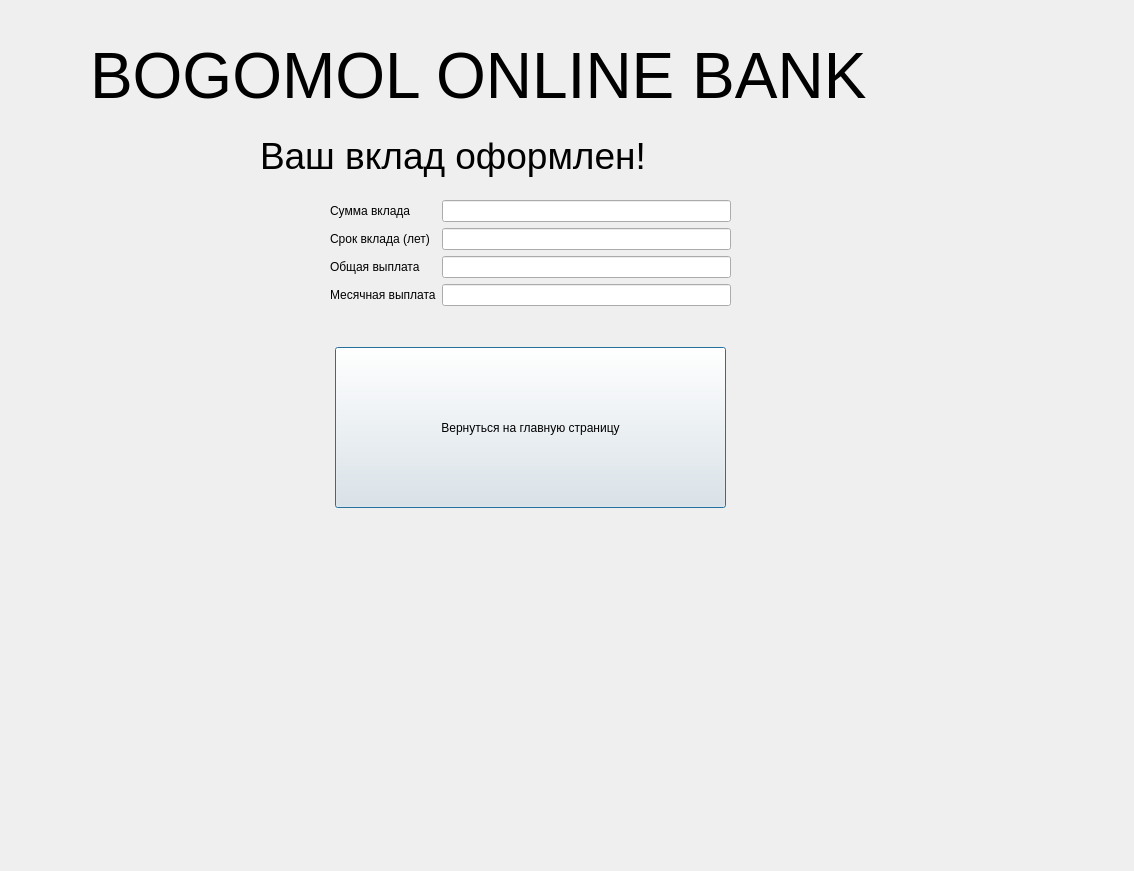
<?xml version="1.0" encoding="UTF-8"?>
<ui version="4.0">
 <class>Dialog</class>
 <widget class="QDialog" name="Dialog">
  <property name="geometry">
   <rect>
    <x>0</x>
    <y>0</y>
    <width>1134</width>
    <height>871</height>
   </rect>
  </property>
  <property name="windowTitle">
   <string>Dialog</string>
  </property>
  <widget class="QLabel" name="label">
   <property name="geometry">
    <rect>
     <x>90</x>
     <y>20</y>
     <width>931</width>
     <height>111</height>
    </rect>
   </property>
   <property name="font">
    <font>
     <pointsize>48</pointsize>
    </font>
   </property>
   <property name="text">
    <string>BOGOMOL ONLINE BANK</string>
   </property>
  </widget>
  <widget class="QLabel" name="label_2">
   <property name="geometry">
    <rect>
     <x>260</x>
     <y>110</y>
     <width>591</width>
     <height>91</height>
    </rect>
   </property>
   <property name="font">
    <font>
     <pointsize>28</pointsize>
    </font>
   </property>
   <property name="text">
    <string>Ваш вклад оформлен!</string>
   </property>
  </widget>
  <widget class="QWidget" name="formLayoutWidget">
   <property name="geometry">
    <rect>
     <x>330</x>
     <y>200</y>
     <width>401</width>
     <height>221</height>
    </rect>
   </property>
   <layout class="QFormLayout" name="formLayout">
    <item row="1" column="0">
     <widget class="QLabel" name="label_3">
      <property name="text">
       <string>Сумма вклада</string>
      </property>
     </widget>
    </item>
    <item row="1" column="1">
     <widget class="QLineEdit" name="sumline"/>
    </item>
    <item row="2" column="0">
     <widget class="QLabel" name="label_4">
      <property name="text">
       <string>Срок вклада (лет)</string>
      </property>
     </widget>
    </item>
    <item row="2" column="1">
     <widget class="QLineEdit" name="depositline"/>
    </item>
    <item row="3" column="0">
     <widget class="QLabel" name="label_5">
      <property name="text">
       <string>Общая выплата</string>
      </property>
     </widget>
    </item>
    <item row="3" column="1">
     <widget class="QLineEdit" name="profitline"/>
    </item>
    <item row="4" column="0">
     <widget class="QLabel" name="label_6">
      <property name="text">
       <string>Месячная выплата</string>
      </property>
     </widget>
    </item>
    <item row="4" column="1">
     <widget class="QLineEdit" name="lineEdit_4"/>
    </item>
   </layout>
  </widget>
  <widget class="QPushButton" name="backbutton">
   <property name="geometry">
    <rect>
     <x>335</x>
     <y>347</y>
     <width>391</width>
     <height>161</height>
    </rect>
   </property>
   <property name="text">
    <string>Вернуться на главную страницу</string>
   </property>
  </widget>
 </widget>
 <resources/>
 <connections/>
</ui>
